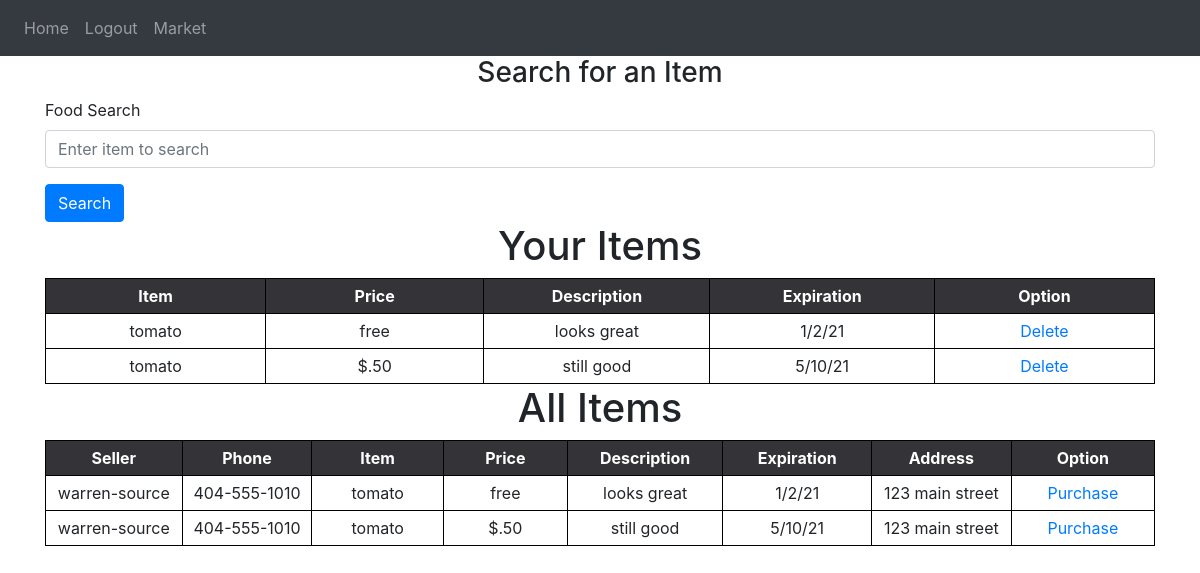
/market (signed in), run on an earlier commit of the app's database.
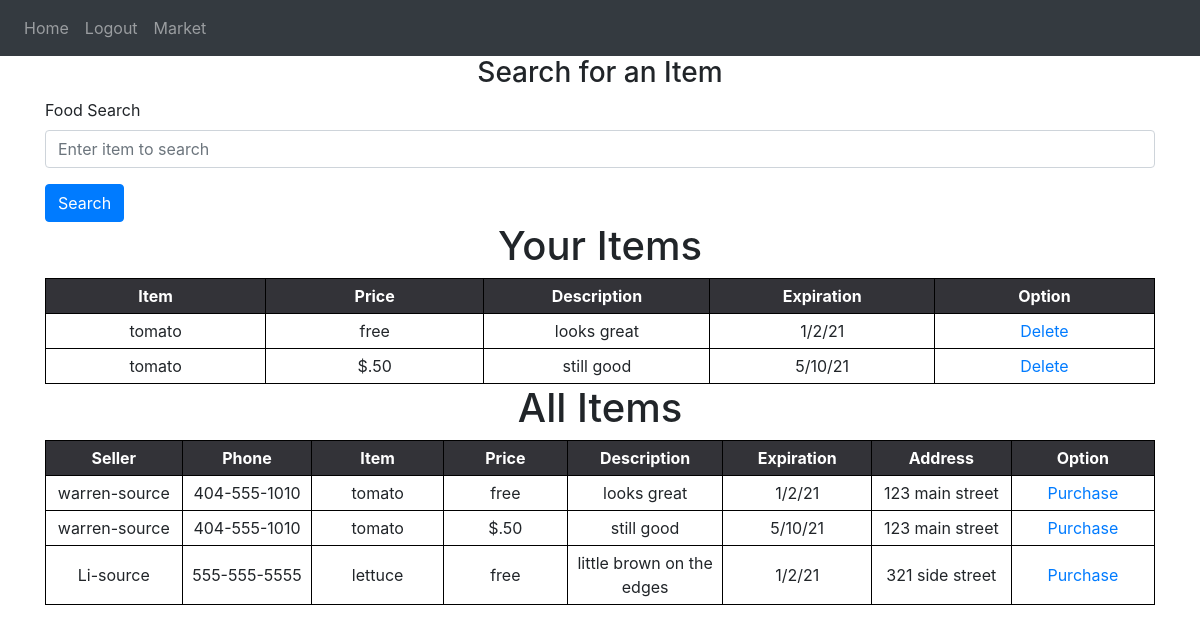
And on a later commit of the database.
### website/models.py (models this page shows)
class Seller(db.Model):
    id = db.Column(db.Integer, primary_key=True)
    food = db.Column(db.String(100))
    price = db.Column(db.String(30))
    description = db.Column(db.String(600))
    expiration = db.Column(db.String(30))
    user_id = db.Column(db.Integer, db.ForeignKey('user.id'))

class User(db.Model, UserMixin):
    id = db.Column(db.Integer, primary_key=True)
    user_name = db.Column(db.String(100), unique=True)
    password = db.Column(db.String(100))
    address = db.Column(db.String(300)) #include town and state after
    zipcode = db.Column(db.String(20))
    phone = db.Column(db.String(20))
    sellers = db.relationship('Seller')  # access user's items for sale

### website/views.py (the view, shortened to what this page needs)
@views.route('/market', methods=['GET', 'POST'])
@login_required
def market():
    result = db.session.execute('SELECT S.id, S.food, S.price, S.description, S.expiration, U.user_name, U.address, U.zipcode, U.phone FROM Seller AS S JOIN User AS U WHERE S.user_id = U.id')
    my_stuff = Seller.query.filter_by(user_id=current_user.id)
    return render_template("market.html", user=current_user, seller=result, my_stuff=my_stuff)

### website/__init__.py (called while the page is built)
def create_app():
    app = Flask(__name__)
    app.config['SECRET_KEY'] = 'slkdjfdkjfh'
    app.config['SQLALCHEMY_DATABASE_URI'] = f'sqlite:///{DB_NAME}'
    db.init_app(app)
    from .views import views
    from .auth import auth
    app.register_blueprint(views, url_prefix='/')
    app.register_blueprint(auth, url_prefix='/')
    from .models import User, Seller
    create_database(app)
    login_manager = LoginManager()
    login_manager.login_view = 'auth.login'
    login_manager.init_app(app)
    @login_manager.user_loader
    def load_user(id):
        return User.query.get(int(id))  # look for user based on id
    return app

### website/templates/market.html (shortened to what this page needs)
{% extends "base.html" %}
{% block content %}
<form method="POST">
    <h3 align="center">Search for an Item</h3>
    <div class="form-group">
    <label for="searchfood">Food Search</label>
    <input
      type="text"
      class="form-control"
      id="searchfood"
      name="searchfood"
      placeholder="Enter item to search"
    />
    </div>
    <button type="submit" class="btn btn-primary">Search</button>
</form>
{% if searchresults %}
<div class="searchpage">
    <h1 style="text-align: center">Search Results</h1>
    <table>
        <tr>
            <th>Seller</th>
            <th>Phone</th>
            <th>Item</th>
            <th>Price</th>
            <th>Description</th>
            <th>Expiration</th>
            <th>Address</th>
            <th>Option</th>
        </tr>
        {% for searchresult in searchresults %}
        <tr>
            <td>{{ searchresult.user_name }}</td>
            <td>{{ searchresult.phone }}</td>
            <td>{{ searchresult.food }}</td>
            <td>{{ searchresult.price }}</td>
            <td>{{ searchresult.description }}</td>
            <td>{{ searchresult.expiration }}</td>
            <td>{{ searchresult.address }}</td>
            <td>
                <a href="/purchase/{{searchresult.id}}">Purchase</a>
            </td>
        </tr>
        {% endfor %}
    </table>
</div>
{% else %}
<div class="myitems">
    <h1 style="text-align: center">Your Items</h1>
    <table>
        <tr>
            <th>Item</th>
            <th>Price</th>
            <th>Description</th>
            <th>Expiration</th>
            <th>Option</th>
        </tr>
        {% for stuff in my_stuff %}
        <tr>
            <td>{{ stuff.food  }}</td>
            <td>{{ stuff.price  }}</td>
            <td>{{ stuff.description }}</td>
            <td>{{ stuff.expiration }}</td>
            <td>
                <a href="/delete/{{stuff.id}}">Delete</a>
            </td>
        </tr>
        {% endfor %}
    </table>
</div>
<div class="allitems">
    <h1 style="text-align: center">All Items</h1>
    <table>
        <tr>
            <th>Seller</th>
            <th>Phone</th>
            <th>Item</th>
            <th>Price</th>
            <th>Description</th>
            <th>Expiration</th>
            <th>Address</th>
            <th>Option</th>
        </tr>
        {% for seller in seller %}
        <tr>
            <td>{{ seller.user_name  }}</td>
            <td>{{ seller.phone  }}</td>
            <td>{{ seller.food  }}</td>
            <td>{{ seller.price  }}</td>
            <td>{{ seller.description }}</td>
            <td>{{ seller.expiration }}</td>
            <td>{{ seller.address }}</td>
            <td>
                <a href="/purchase/{{seller.id}}">Purchase</a>
            </td>
        </tr>
        {% endfor %}
    </table>
</div>
{% endif %}
{% endblock %}

### website/templates/base.html (shortened to what this page needs)
<!DOCTYPE html>
<html>
  <head>
    <link
      rel="stylesheet"
      href="https://stackpath.bootstrapcdn.com/bootstrap/4.4.1/css/bootstrap.min.css"
    />
    <link
      rel="stylesheet"
      href="https://stackpath.bootstrapcdn.com/font-awesome/4.7.0/css/font-awesome.min.css"
    />
  </head>
  <body>
    <nav class="navbar navbar-expand-lg navbar-dark bg-dark">
      <div class="collapse navbar-collapse" id="navbar">
        <div class="navbar-nav">
          {% if user.is_authenticated %}
          <a class="nav-item nav-link" id="home" href="/">Home</a>
          <a class="nav-item nav-link" id="logout" href="/logout">Logout</a>
          <a class="nav-item nav-link" id="market" href="/market">Market</a>
          {% else %}
          <a class="nav-item nav-link" id="login" href="/login">Login</a>
          <a class="nav-item nav-link" id="signUp" href="/sign-up">Sign Up</a>
          <a class="nav-item nav-link" id="about" href="/about">About</a>
          {% endif %}
        </div>
      </div>
    </nav>
    <div class="container">{% block content %} {% endblock %}</div>
  </body>
</html>

### website/static/lgin.css (style rules this page uses)
* { margin: 0; padding: 0; }
body { background: #e9eaea; font-family: roboto; user-select: none; }
.container { width: 450px; margin: 30px auto; }
.btn { width: 100%; background: #34b3a0; height: 60px; text-align: center; line-height: 60px; text-transform: uppercase; color: #fff; font-weight: bold; letter-spacing: 1px; cursor: pointer; margin-bottom: 30px; }

### website/static/style.css (style rules this page uses)
body { font-family: "Open Sans", sans-serif; overflow-x: hidden; color: #444444; background-color: white; }
a { color: #2487ce; }
h1, h2, h3, h4, h5, h6 { font-family: "Poppins", sans-serif; }
h3 { font-family: "Poppins", sans-serif; font-weight: bold; }

### website/templates/market.html (style rules this page uses)
table { border-collapse: collapse; }
th { background-color:#333338; Color:white; }
th, td { width:250px; text-align:center; border:1px solid black; padding:5px }

What changed in the data, as far as the page shows it:
added Seller: user_name "Li-source", phone "555-555-5555", food "lettuce", price "free", description "little brown on the edges", expiration "1/2/21", address "321 side street", shown under "All Items"
